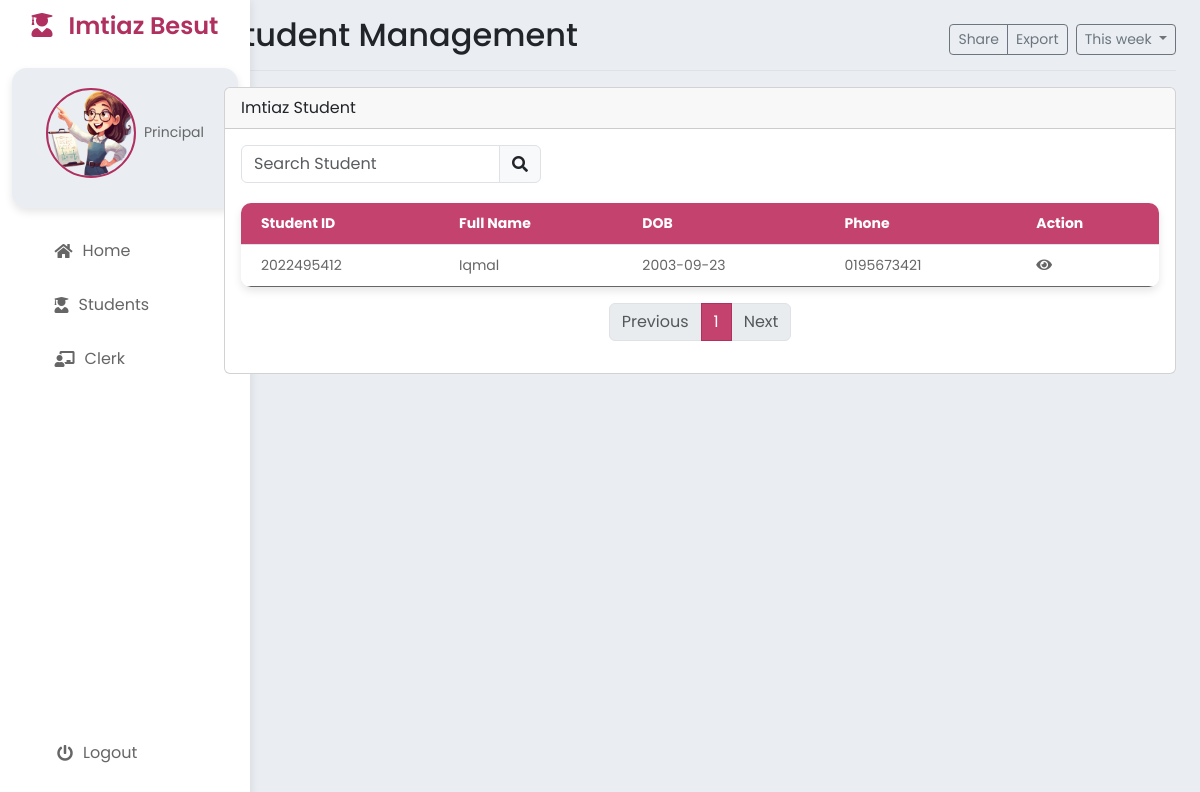
Before: /PrincipalStudent.php with the older database file.
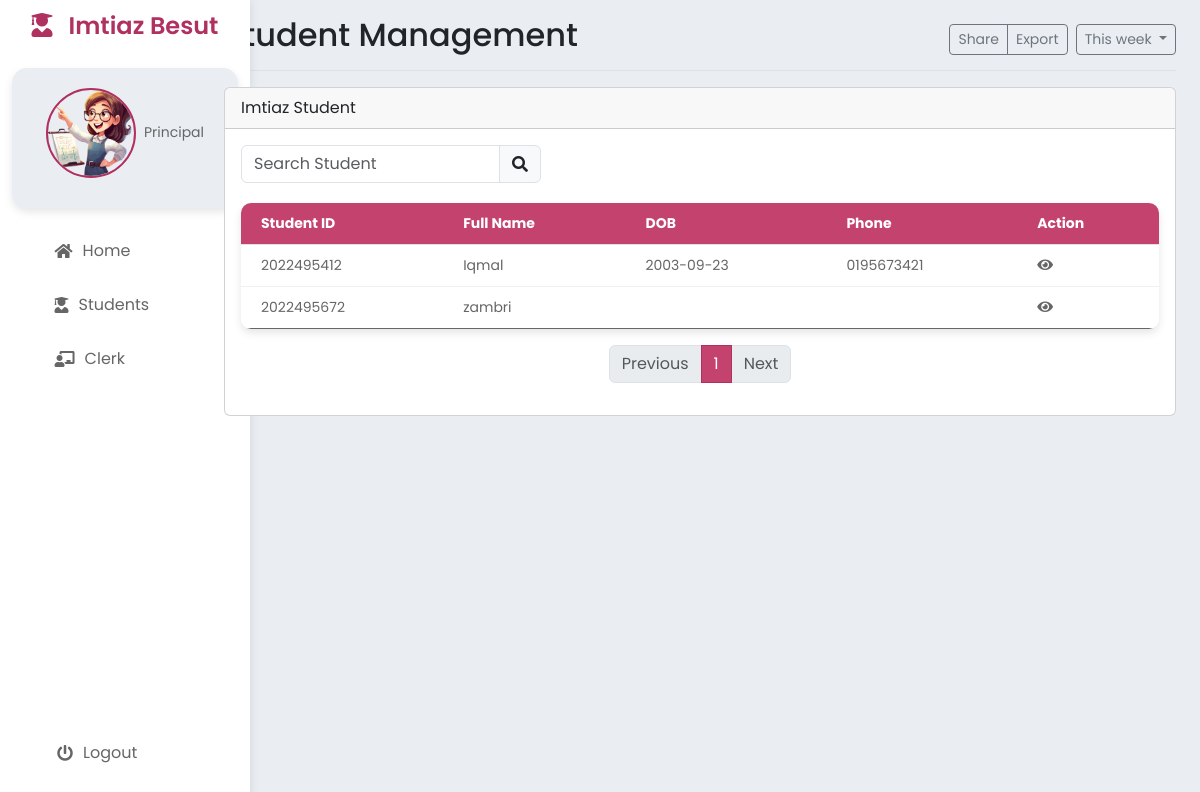
After: the same page with the newer database file.
### tables this page shows
CREATE TABLE `student` (
  `studID` int NOT NULL,
  `studName` varchar(50) NOT NULL,
  `studIC` varchar(12) NOT NULL,
  `studGender` varchar(2) NOT NULL,
  `studDOB` date DEFAULT NULL,
  `studPhone` varchar(15) DEFAULT NULL,
  `studState` varchar(50) DEFAULT NULL,
  `studDistrict` varchar(50) DEFAULT NULL,
  `studPoscode` int DEFAULT NULL,
  `studAddress` varchar(100) DEFAULT NULL,
  `studRace` varchar(20) DEFAULT NULL,
  `studEmail` varchar(30) DEFAULT NULL,
  `studPassword` varchar(30) DEFAULT NULL
);

### PrincipalStudent.php (the view, shortened to what this page needs)
<?php
include 'PrincipalHeader.php';
?>
<div class="row">
    <div class="col-md-12">
        <div class="card mb-3">
            <div class="card-header">Imtiaz Student</div>
            <div class="card-body">
                <div class="d-flex justify-content-between mb-3">
                    <div class="input-group" style="width: 300px;">
                        <input type="text" id="searchInput" class="form-control" placeholder="Search Student" onkeyup="searchStudents()">
                        <span class="input-group-text"><i class="fas fa-search"></i></span>
                    </div>
                </div>
                <table class="table" id="studentTable">
                    <thead>
                        <tr>
                            <th>Student ID</th>
                            <th>Full Name</th>
                            <th>DOB</th>
                            <th>Phone</th>
                            <th>Action</th>
                        </tr>
                    </thead>
                    <tbody>
                        <?php
                        include 'process/db.php';
                        $sql = "SELECT * FROM student";
                        $result = $conn->query($sql);
                        if ($result->num_rows > 0) {
                            while ($row = $result->fetch_assoc()) {
                                echo "<tr><td>" . $row["studID"] . "</td><td>" . $row["studName"] . "</td><td>" . $row["studDOB"] . "</td><td>" . $row["studPhone"] . "</td><td>
                                    <a href='#' class='view' data-id='" . $row["studID"] . "'><i class='fas fa-eye'></i></a>
                                    </td></tr>";
                            }
                        } else {
                            echo "<tr><td colspan='5'>No results</td></tr>";
                        }
                        ?>
                    </tbody>
                </table>
                <nav aria-label="Page navigation example">
                    <ul class="pagination justify-content-center" id="pagination"></ul>
                </nav>
            </div>
        </div>
    </div>
</div>
</main>
</body>
</html>

Changed rows visible on the page:
added student: studID "2022495672", studName "zambri"
